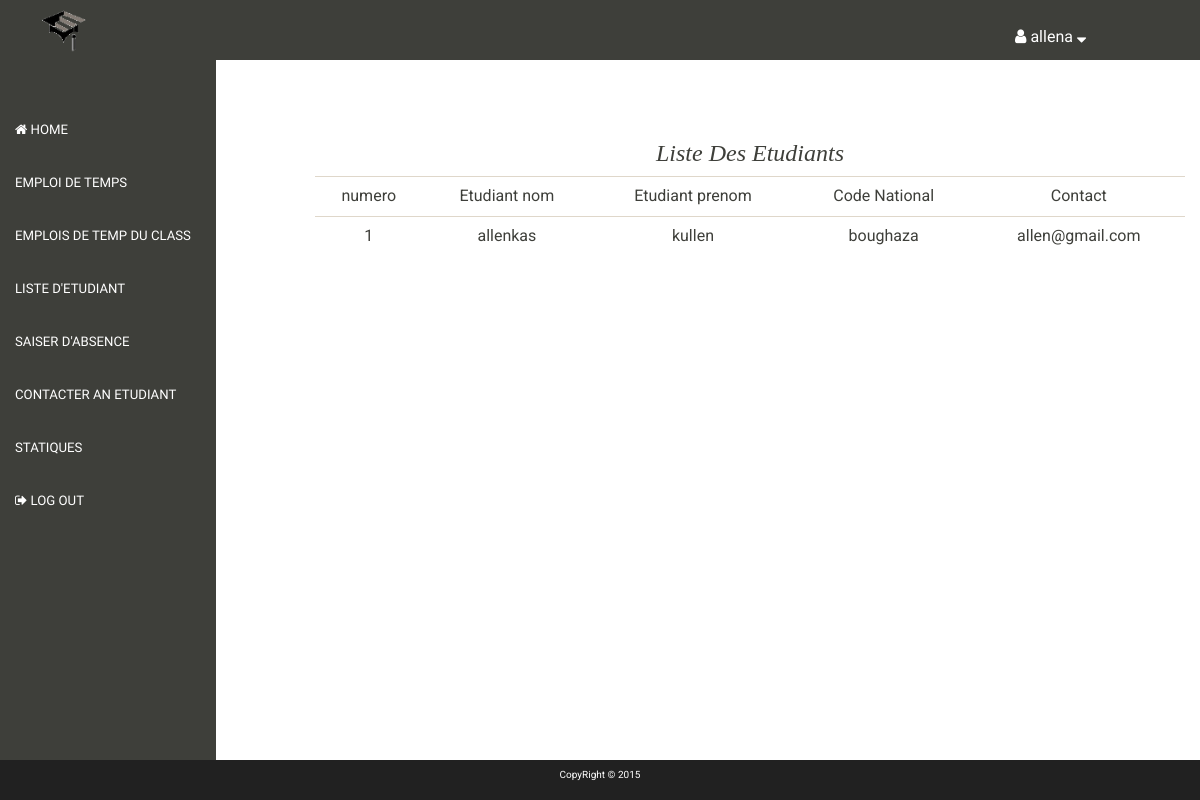
Screenshot of /pro.php?page=listes (signed in) with the database file from the repository.
### tables this page shows
CREATE TABLE IF NOT EXISTS `members` (
`id` int(11) NOT NULL,
  `memb_nom` varchar(50) NOT NULL,
  `memb_prenom` varchar(50) NOT NULL,
  `memb_pass` varchar(64) NOT NULL,
  `memb_email` varchar(100) NOT NULL,
  `memb_code` varchar(32) NOT NULL,
  `memb_dNaissance` date NOT NULL,
  `gender` enum('m','f') NOT NULL,
  `matier` varchar(50) NOT NULL,
  `memb_joinned` date NOT NULL,
  `memb_group` int(11) NOT NULL,
  `memb_salt` varchar(32) NOT NULL,
  `memb_pic` text NOT NULL
);

### classes/DB.php (called while the page is built, shortened)
<?php
class DB{
    private static $_instance = null;
	       private $_pdo,
	               $_query,
	               $_error = false,
	               $_results,
	               $_count = 0;
	private function __construct(){
		try{
			$this->_pdo = new PDO('mysql:host='. Config::get('mysql/host').';
			                     dbname='. Config::get('mysql/db'),
			                               Config::get('mysql/user'),
			                               Config::get('mysql/pass'));
		}catch(PDOException $e){
			die($e->getMessage());
		}
	}
	public static function getInstance(){
		if(!isset(self::$_instance)){
			self::$_instance = new DB();
		}
		return self::$_instance;
	}
	public function query($sql, $params = array()){
		$this->_error = false;
		if($this->_query = $this->_pdo->prepare($sql)){
			$x = 1;
			if(count($params)){
				foreach ($params as $param) {
					$this->_query->bindValue($x, $param);
					$x++;
				}
			}
			if($this->_query->execute()){
				$this->_results = $this->_query->fetchAll(PDO::FETCH_OBJ);
				$this->_count = $this->_query->rowCount();
			}else{
				$this->_error = true;
			}
		}
		return $this;
	}
    public function action($action, $table, $where = array()){
		if(count($where) === 3){
			$operators = array('=', '>', '<', '>=', '<=');
			$field    = $where[0];
			$operator = $where[1];
			$value    = $where[2];
			if(in_array($operator, $operators)){
				$sql = "{$action} FROM {$table} WHERE {$field} {$operator} ?";
				if(!$this->query($sql, array($value))->error()){
					return $this;
				}
			}
		}
		return false;
	}
	public function get($table, $where){
		return $this->action('SELECT *', $table, $where);
	}
	public function getAll($where){
		$query = $this->_pdo->prepare('SELECT * FROM members WHERE memb_group = ?');
		$query->bindValue(1, $where);
		$query->execute();
		while ($row = $query->fetchObject()) {
			$results[] = $row;
		}
		if(!empty($results)) {
			return $results;
		}
		$this->_count = $query->rowCount();
	}
	public function first(){
		return $this->_results[0];
	}
	public function error(){
		return $this->_error;
	}
	public function count(){
		return $this->_count;
	}
}
?>

### classes/Config.php (called while the page is built)
<?php
class Config{
    public static function get($path = null){
		if(isset($path)){
			$config = $GLOBALS['config'];
			$path = explode('/', $path);
			foreach ($path as $bit) {
				if(isset($config[$bit])){
					$config = $config[$bit];
				}
			}
			return $config;
		}
		return false;
	}
}
?>

### classes/User.php (called while the page is built, shortened)
<?php
class User {
    private $_db,
            $_data,
            $_sessionName,
            $_cookieName,
            $_isLoggedIn;
    public function __construct($user = null){
        $this->_db = DB::getInstance();
        $this->_sessionName = Config::get('session/session_name');
        if(!$user) {
            if(Session::exists($this->_sessionName)) {
                $user = Session::get($this->_sessionName);
                if($this->find($user)) {
                    $this->_isLoggedIn = true;
                } else{
                }
            }
        } else{
            $this->find($user);
        }
    }
    public function find($user = null){
        if($user){
            $field = (is_numeric($user)) ? 'id' : 'memb_nom';
            $data = $this->_db->get('members', array($field, '=', $user));
            if($data->count()){
                $this->_data = $data->first();
                return true;
            }
        }
        return false;
    }
    public function data(){
        return $this->_data;
    }
}
?>

### classes/Session.php (called while the page is built, shortened)
<?php
class Session{
	public static function exists($name){
		return(isset($_SESSION[$name])) ? true : false;
	}
	public static function get($name){
		return $_SESSION[$name];
	}
}
?>

### liste.php (the view, shortened to what this page needs)
<?php
$user = new User();
if($user->data()->memb_group == 1){
	Redirect::to('includes/error/denied.php');
} else{
	$group = 1;
	$lists = DB::getInstance()->getAll($group);
?>
<div id="lists">
	<form action="" method="post">
		<?php if(empty($lists)){ ?>
			<p>There Is No Etudiant Right Now !!</p>
		<?php } else { ?>
			<table class="table table-hover">
			<h3 class="thead">Liste Des Etudiants</h3>
				<tr>
					<td>numero</td>
					<td>Etudiant nom</td>
					<td>Etudiant prenom</td>
					<td>Code National</td>
					<td>Contact</td>
				</tr>
				<?php foreach ($lists as $index=>$etud) { ?>
				<tr class="tr">
					<td><?php echo $index+1; ?></td>
					<td><?php echo $etud->memb_nom; ?></td>
					<td><?php echo $etud->memb_prenom; ?></td>
					<td><?php echo $etud->memb_code; ?></td>
					<td><?php echo $etud->memb_email; ?></td>
				</tr>
				<?php } ?>
			</table>
		<?php } ?>
	</form>
</div>
<?php } ?>

### template/css/style.css (style rules this page uses)
* { padding: 0; margin: 0; list-style: none; text-decoration: none; }
body { font-size: 100%; }

### liste.php (style rules this page uses)
table td { font-size: 1.6em; }
.thead { font-family: cursive; font-style: italic; }

### rows the page displays
members: memb_nom "allenkas", memb_prenom "kullen", memb_code "boughaza", memb_email "allen@gmail.com"

### other values shown
Session::get(Config::get('session/session_name')) "allena"
